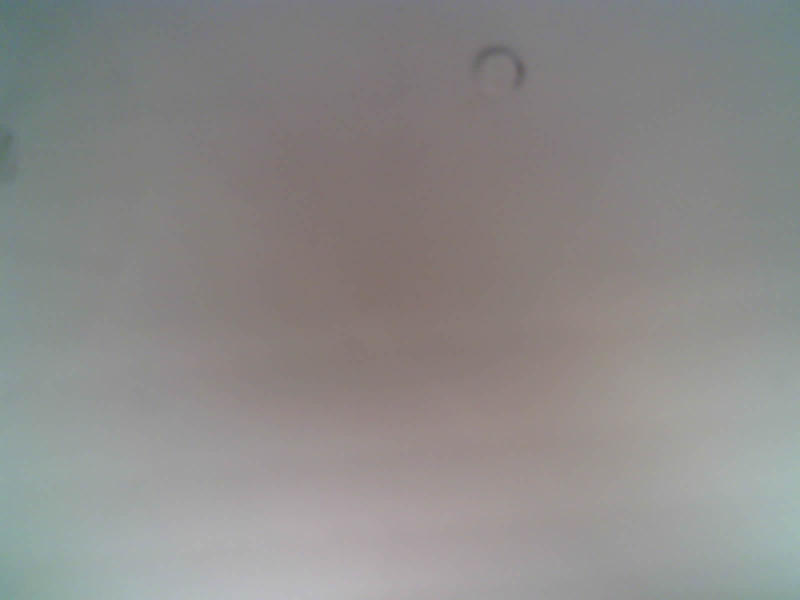
#> input picture Camera.jpg, 1600 x 1200 px (shown at 1/2 size)
$ python makeConf.py Camera.jpg train.jpg
#> lines starting #> are read from the running program, lines starting #| are printed output that depends on the picture
from scipy import ndimage
from scipy import stats
import csv
import sys
from PIL import Image
import numpy as np

if (len(sys.argv) < 3):
    print ("\033[91mInsufficient arguments.\033[0m\nPrototype: $ python3 makeConf.py <device0x> <cutoff0x>")
    print ("Note: Ending digits \"0x\" need not be the same.\nCreated conf0x.csv name will depend only on the ending digits of device name.")
    sys.exit()

PHOTO = sys.argv[1]
CUTTOFF_CSV = sys.argv[2]
CAM_NUMBER = ''.join(filter(lambda i: i.isdigit(), PHOTO))

curr=ndimage.rotate(np.array(Image.open(PHOTO)), 270)
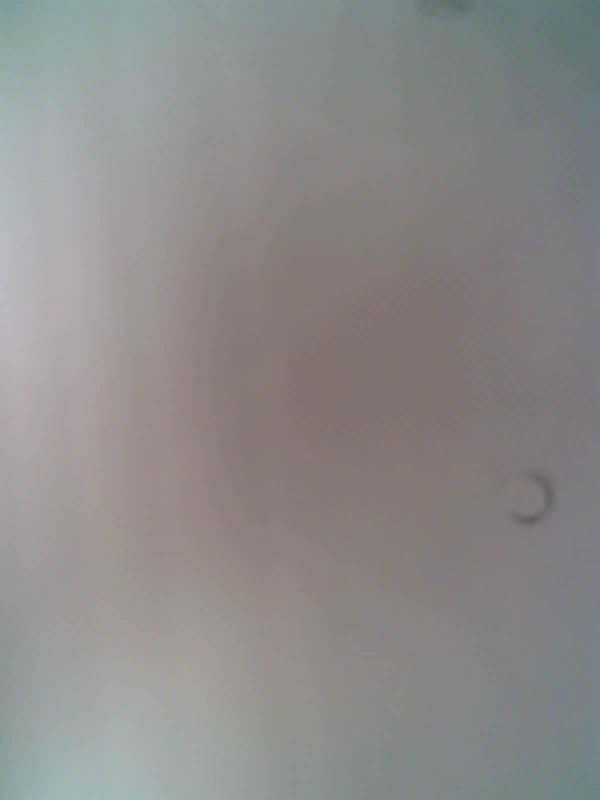
#> curr: shape (1600, 1200, 3) (shown at 1/2 size); mean R, G, B 140.4, 138.9, 137.7

with open(CUTTOFF_CSV, 'rt') as f:
    reader = csv.reader(f)
#> (the run stopped early here; a loop or call above may not have finished)

$ run again, on train01.jpg
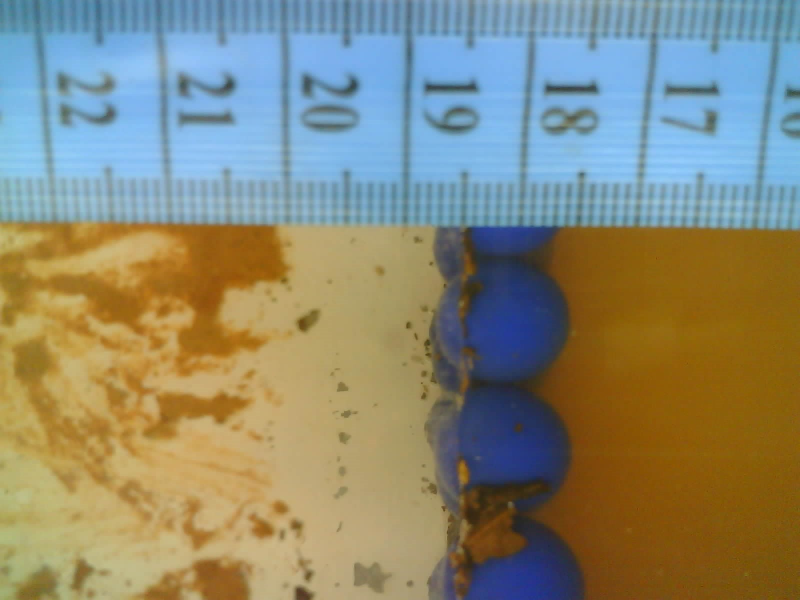
#> input picture train01.jpg, 1600 x 1200 px (shown at 1/2 size)
#> `curr=ndimage.rotate(np.array(Image.open(PHOTO)), 270)`:
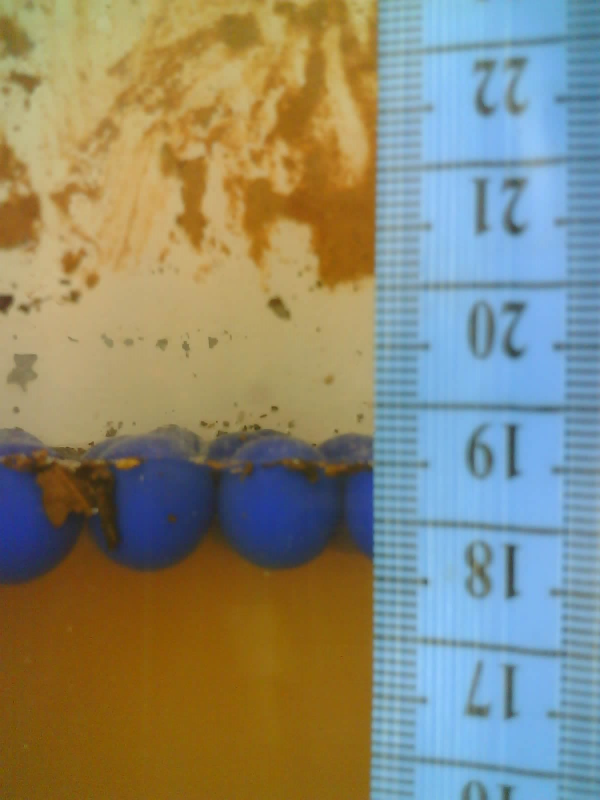
#> curr: shape (1600, 1200, 3) (shown at 1/2 size); mean R, G, B 137.2, 136.8, 116.7
